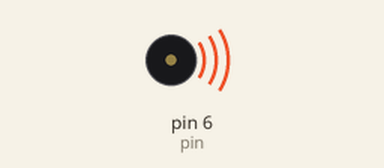
This sketch was run on a simulated Arduino Uno, built with avr-gcc and run on an emulated ATmega328P. On the bench: buzzer (waves = sounding).

Above: at 0.1 s.
At 2.1 s:
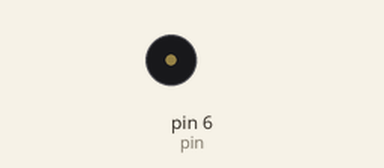
Timing chart, 0 to 3.6 s (numbered marks = the images above):
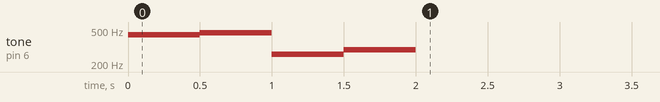

The sketch:

010-Piezo-passivo.ino
```cpp
/**
 * 010 - Piezo passivo
 * basato sullo sketch 021
 * https://github.com/zmaker/arduino_cookbook/blob/master/021-tone/021-tone/021-tone.ino
 *
 */

const int c = 261;
const int d = 294;
const int e = 329;
const int f = 349;
const int g = 391;
const int gS = 415;
const int a = 440;
const int aS = 455;
const int b = 466;
const int cH = 523;
const int cSH = 554;
const int dH = 587;
const int dSH = 622;
const int eH = 659;
const int fH = 698;
const int fSH = 740;
const int gH = 784;
const int gSH = 830;
const int aH = 880;

int pin = 6;

void setup() {
  pinMode(pin, OUTPUT);

  tone(pin, a, 500);
  delay(500);
  tone(pin, b, 500);
  delay(500);
  tone(pin, c, 500);
  delay(500);
  tone(pin, d, 500);
  delay(500);
}

void loop() {
}
```
